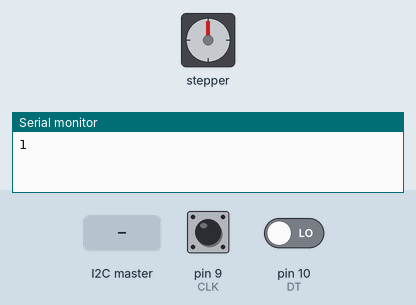
A sketch run on a simulated Arduino Uno, built with avr-gcc and run on an emulated ATmega328P. Shown: stepper motor, the last lines printed to the serial monitor. Wiring (inferred from the names in the program): stepper motor driver (200 steps per turn assumed): step pin 8; direction pin 4. Inputs (shaded band) come from the test bench; at power-on: pin 9 (CLK) HIGH, pin 10 (DT) LOW.

Above: at 1.3 s.
1.4 s: the I2C master sends the byte 1
At 1.85 s:
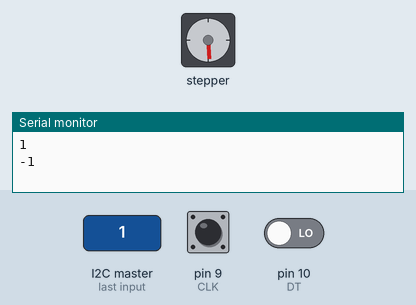
At 2.75 s:
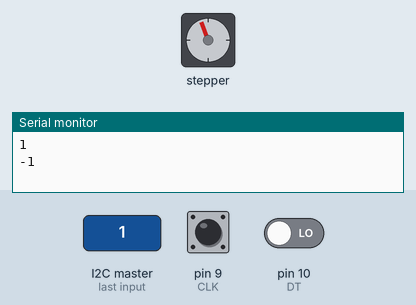
Timing chart, 0 to 19.4 s (numbered marks = the images above; inputs shaded):
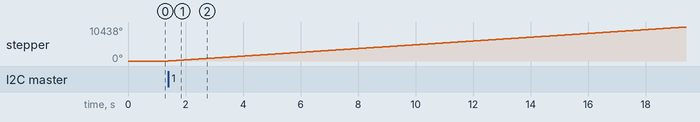

The sketch:

Servo_Subsystem.ino
```cpp
#include <Wire.h>

#define DIR 4
#define STEP 8
#define RST 7

#define CLK 9
#define DT 10

int pos = 0;
uint8_t last_state = 0;
uint8_t state = 0;

volatile int pulse_count = 0;
volatile int max_pulses;
volatile boolean continuous = false;

int last_rpm = 0;
int rpm = 0;

void setup()
{
  // Stepper motor pins
  pinMode(RST, OUTPUT);
  pinMode(DIR, OUTPUT);
  pinMode(STEP, OUTPUT);

  // Rotary encoder pins
  pinMode(CLK, INPUT);
  pinMode(DT, INPUT);

  // Reset stepper drivers
  digitalWrite(RST, LOW);
  delay(100);
  digitalWrite(RST, HIGH);

  // Set to forward motion
  digitalWrite(DIR, HIGH);

  Wire.begin(9);                // join i2c bus with address #9
  Wire.onReceive(receiveEvent); // register event
  Wire.onRequest(requestEvent);

  Serial.begin(57600);           // start serial for output
}

void loop()
{

  state = PINB & _BV(PB1);
  if (!last_state && state) {
    if(PINB & _BV(PB2))
      pos--;
    else
      pos++;
   Serial.println(pos);
 }
 last_state = state;
}

// function that executes whenever data is received from master
// this function is registered as an event, see setup()
void receiveEvent(int howMany)
{
  while (Wire.available()) // loop through all but the last
  {

    rpm = Wire.read() << 8 | Wire.read();
    if(rpm != last_rpm)
    {
      start_run(rpm);
      last_rpm = rpm;
    }
    Serial.println(rpm);         // print the character
  }
}

void requestEvent(void)
{
  uint8_t buff[2];
  buff[0] = pos >> 8;
  buff[1] = pos & 0xff;
  Wire.write(buff, 2);
}

int get_match(int rpm){
  float pulse = 60.0*1000000.0/200.0/(float)rpm/2.0;
  return (int) (16000000.0/(1000000.0/pulse*256.0) - 1.0);
}

void start_run(int rpm){
  //stop interrupts
  cli();
  // If stopping
  if(rpm == 0)
    stop_run();
  // Otherwise set RPM
  else
  {
    // set entire TCCR2A register to 0
    TCCR2A = 0;
    // same for TCCR2B
    TCCR2B = 0;
    //initialize counter value to 0
    TCNT2  = 0;
    // match based on pulse length for given rpm
    OCR2A = get_match(rpm);
    // turn on CTC mode
    TCCR2A |= (1 << WGM21);
    // Set CS01 and CS00 bits for 64 prescaler
    TCCR2B |= (1<<CS22) | (1<<CS21);
    // enable timer compare interrupt
    TIMSK2 |= (1 << OCIE2A);
  }
  //start interrupts
  sei();
}

void stop_run(){
  // Disable timer 2 compare interrupts
  TIMSK2 &= (0 << OCIE2A);
}

void move_steps(int steps, int rpm){
  // Enable pulse count checking
  continuous = false;
  // Reset pulse count
  pulse_count = 0;
  // Each step is two pulses
  max_pulses = steps * 2;
  //Start rotation
  start_run(rpm);
}

void move_angle(int angle, int rpm){
  // Number of steps is angle/360 times number of steps in one rotation
  move_steps((int)((float)angle/360.0 * 200.0), rpm);
}

ISR(TIMER2_COMPA_vect)
{
  // Flip pin 8 state
  PORTB ^= B00000001;
  // Increment total pulse count
  pulse_count++;

  // Only stop if not running in continuous mode
  if(!continuous && pulse_count == max_pulses)
  {
    // Disable timer 2 compare interrupts
    TIMSK2 &= (0 << OCIE2A);
    // Reset to continuous mode
    continuous = true;
  }
}
```

Measured:
- after the input at 1.4 s, stepper: keeps turning clockwise at about 580°/s, starting at once
